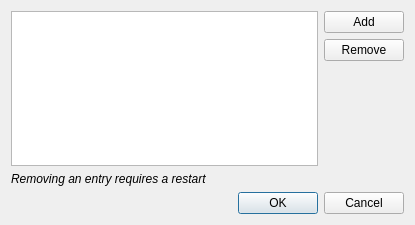
<?xml version="1.0" encoding="UTF-8"?>
<ui version="4.0">
 <class>CertificateManager</class>
 <widget class="QDialog" name="CertificateManager">
  <property name="geometry">
   <rect>
    <x>0</x>
    <y>0</y>
    <width>415</width>
    <height>225</height>
   </rect>
  </property>
  <property name="windowTitle">
   <string>Certificate manager</string>
  </property>
  <layout class="QGridLayout" name="gridLayout">
   <item row="0" column="1">
    <layout class="QVBoxLayout" name="verticalLayout">
     <item>
      <widget class="QPushButton" name="add">
       <property name="text">
        <string>Add</string>
       </property>
      </widget>
     </item>
     <item>
      <widget class="QPushButton" name="remove">
       <property name="text">
        <string>Remove</string>
       </property>
      </widget>
     </item>
     <item>
      <spacer name="verticalSpacer">
       <property name="orientation">
        <enum>Qt::Vertical</enum>
       </property>
       <property name="sizeHint" stdset="0">
        <size>
         <width>20</width>
         <height>40</height>
        </size>
       </property>
      </spacer>
     </item>
    </layout>
   </item>
   <item row="2" column="0" colspan="2">
    <widget class="QDialogButtonBox" name="buttonBox">
     <property name="orientation">
      <enum>Qt::Horizontal</enum>
     </property>
     <property name="standardButtons">
      <set>QDialogButtonBox::Cancel|QDialogButtonBox::Ok</set>
     </property>
    </widget>
   </item>
   <item row="0" column="0">
    <widget class="QListWidget" name="listWidget"/>
   </item>
   <item row="1" column="0">
    <widget class="QLabel" name="warningLabel">
     <property name="font">
      <font>
       <italic>true</italic>
      </font>
     </property>
     <property name="text">
      <string>Removing an entry requires a restart</string>
     </property>
    </widget>
   </item>
  </layout>
 </widget>
 <resources/>
 <connections>
  <connection>
   <sender>buttonBox</sender>
   <signal>accepted()</signal>
   <receiver>CertificateManager</receiver>
   <slot>accept()</slot>
   <hints>
    <hint type="sourcelabel">
     <x>248</x>
     <y>254</y>
    </hint>
    <hint type="destinationlabel">
     <x>157</x>
     <y>274</y>
    </hint>
   </hints>
  </connection>
  <connection>
   <sender>buttonBox</sender>
   <signal>rejected()</signal>
   <receiver>CertificateManager</receiver>
   <slot>reject()</slot>
   <hints>
    <hint type="sourcelabel">
     <x>316</x>
     <y>260</y>
    </hint>
    <hint type="destinationlabel">
     <x>286</x>
     <y>274</y>
    </hint>
   </hints>
  </connection>
 </connections>
</ui>
